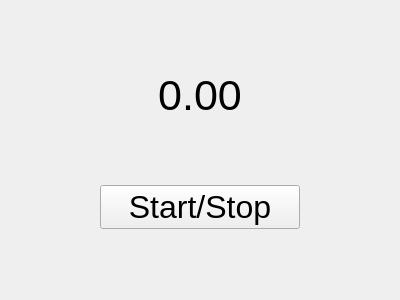
<?xml version="1.0" encoding="UTF-8"?>
<ui version="4.0">
 <class>StopwatchGui</class>
 <widget class="QWidget" name="StopwatchGui">
  <property name="geometry">
   <rect>
    <x>0</x>
    <y>0</y>
    <width>400</width>
    <height>300</height>
   </rect>
  </property>
  <property name="windowTitle">
   <string>Stopwatch</string>
  </property>
  <layout class="QVBoxLayout" name="verticalLayout">
   <item>
    <layout class="QVBoxLayout" name="main_layout">
     <item>
      <spacer name="top_spacer">
       <property name="orientation">
        <enum>Qt::Vertical</enum>
       </property>
       <property name="sizeHint" stdset="0">
        <size>
         <width>20</width>
         <height>40</height>
        </size>
       </property>
      </spacer>
     </item>
     <item>
      <layout class="QHBoxLayout" name="counter_layout">
       <item>
        <widget class="QLabel" name="time_label">
         <property name="font">
          <font>
           <pointsize>32</pointsize>
          </font>
         </property>
         <property name="text">
          <string>0.00</string>
         </property>
         <property name="alignment">
          <set>Qt::AlignCenter</set>
         </property>
        </widget>
       </item>
      </layout>
     </item>
     <item>
      <spacer name="middle_spacer">
       <property name="orientation">
        <enum>Qt::Vertical</enum>
       </property>
       <property name="sizeHint" stdset="0">
        <size>
         <width>20</width>
         <height>40</height>
        </size>
       </property>
      </spacer>
     </item>
     <item>
      <layout class="QHBoxLayout" name="button_layout">
       <item>
        <spacer name="left_spacer">
         <property name="orientation">
          <enum>Qt::Horizontal</enum>
         </property>
         <property name="sizeHint" stdset="0">
          <size>
           <width>40</width>
           <height>20</height>
          </size>
         </property>
        </spacer>
       </item>
       <item>
        <widget class="QPushButton" name="start_stop_button">
         <property name="sizePolicy">
          <sizepolicy hsizetype="MinimumExpanding" vsizetype="Fixed">
           <horstretch>0</horstretch>
           <verstretch>0</verstretch>
          </sizepolicy>
         </property>
         <property name="minimumSize">
          <size>
           <width>200</width>
           <height>0</height>
          </size>
         </property>
         <property name="font">
          <font>
           <pointsize>24</pointsize>
          </font>
         </property>
         <property name="text">
          <string>Start/Stop</string>
         </property>
        </widget>
       </item>
       <item>
        <spacer name="right_spacer">
         <property name="orientation">
          <enum>Qt::Horizontal</enum>
         </property>
         <property name="sizeHint" stdset="0">
          <size>
           <width>40</width>
           <height>20</height>
          </size>
         </property>
        </spacer>
       </item>
      </layout>
     </item>
     <item>
      <spacer name="bottom_spacer">
       <property name="orientation">
        <enum>Qt::Vertical</enum>
       </property>
       <property name="sizeHint" stdset="0">
        <size>
         <width>20</width>
         <height>40</height>
        </size>
       </property>
      </spacer>
     </item>
    </layout>
   </item>
  </layout>
 </widget>
 <resources/>
 <connections/>
</ui>
